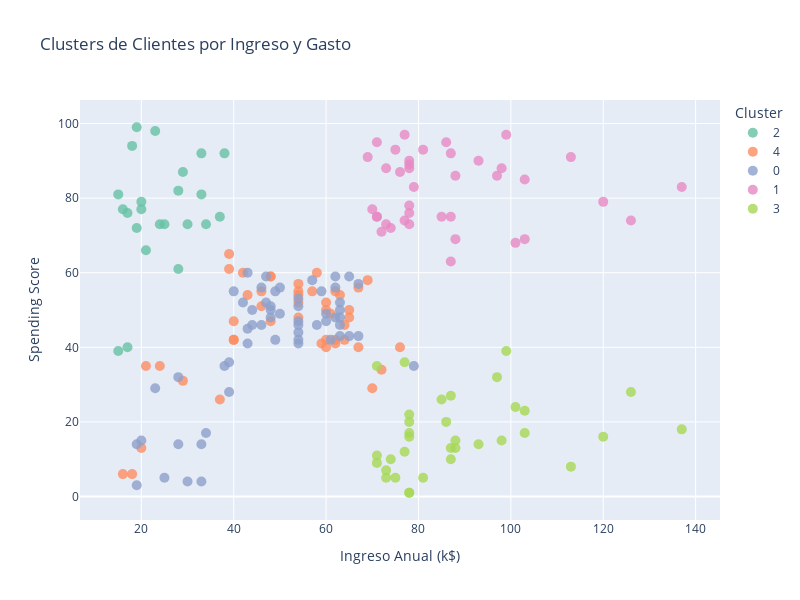

The cell this chart's notebook holds for it:
### Code cell
# modelo K-means con el número óptimo de clusters

kmeans = KMeans(n_clusters=optimal_k, init='k-means++', random_state=42, n_init=10)
clust_df['Cluster'] = kmeans.fit_predict(X_scaled)


clust_df['Cluster'] = clust_df['Cluster'].astype(str)

fig = px.scatter(
    clust_df,
    x="Annual Income (k$)",
    y="Spending Score (1-100)",
    color="Cluster",
    color_discrete_sequence=px.colors.qualitative.Set2,  # Paleta de colores únicos
    title="Clusters de Clientes por Ingreso y Gasto"
)

fig.update_traces(marker=dict(size=10, opacity=0.8))
fig.update_layout(
    width=800,
    height=600,
    xaxis_title="Ingreso Anual (k$)",
    yaxis_title="Spending Score",
    legend_title="Cluster"
)
fig.show()

# 8. Estadísticas descriptivas por cluster en formato tabla
cluster_stats = clust_df.groupby('Cluster').agg({
    'Annual Income (k$)': ['mean', 'min', 'max', 'count'],
    'Spending Score (1-100)': ['mean', 'min', 'max'],
    'Gasto_Relativo': ['mean', 'min', 'max']
}).round(2)

# Reinicia el índice para que 'Cluster' sea una columna
cluster_stats_reset = cluster_stats.reset_index()

print("\nEstadísticas por Cluster:")
print(tabulate(cluster_stats_reset, headers='keys', tablefmt='fancy_grid', showindex=False))

### Figure 1 — Plotly figure (JSON) as saved in the notebook; plotly's stock layout.template omitted (floating-point values rounded to 4 significant figures)
{"data": [{"hovertemplate": "Cluster=2<br>Annual Income (k$)=%{x}<br>Spending Score (1-100)=%{y}<extra></extra>", "legendgroup": "2", "marker": {"color": "rgb(102,194,165)", "opacity": 0.8, "size": 10, "symbol": "circle"}, "mode": "markers", "name": "2", "orientation": "v", "showlegend": true, "type": "scatter", "x": [15, 15, 16, 17, 17, 18, 19, 19, 20, 20, 21, 23, 24, 25, 28, 28, 29, 30, 33, 33, 34, 37, 38], "xaxis": "x", "y": [39, 81, 77, 40, 76, 94, 72, 99, 77, 79, 66, 98, 73, 73, 82, 61, 87, 73, 92, 81, 73, 75, 92], "yaxis": "y"}, {"hovertemplate": "Cluster=4<br>Annual Income (k$)=%{x}<br>Spending Score (1-100)=%{y}<extra></extra>", "legendgroup": "4", "marker": {"color": "rgb(252,141,98)", "opacity": 0.8, "size": 10, "symbol": "circle"}, "mode": "markers", "name": "4", "orientation": "v", "showlegend": true, "type": "scatter", "x": [16, 18, 20, 21, 24, 29, 37, 39, 39, 40, 40, 40, 42, 43, 46, 46, 48, 48, 48, 54, 54, 54, 54, 54, 57, 58, 59, 60, 60, 60, 60, 61, 62, 62, 62, 63, 64, 64, 65, 65, 67, 67, 69, 70, 72, 76], "xaxis": "x", "y": [6, 6, 13, 35, 35, 31, 26, 61, 65, 47, 42, 42, 60, 54, 51, 55, 59, 59, 47, 54, 48, 52, 55, 57, 55, 60, 41, 40, 42, 52, 50, 49, 41, 55, 42, 54, 42, 46, 48, 50, 56, 40, 58, 29, 34, 40], "yaxis": "y"}, {"hovertemplate": "Cluster=0<br>Annual Income (k$)=%{x}<br>Spending Score (1-100)=%{y}<extra></extra>", "legendgroup": "0", "marker": {"color": "rgb(141,160,203)", "opacity": 0.8, "size": 10, "symbol": "circle"}, "mode": "markers", "name": "0", "orientation": "v", "showlegend": true, "type": "scatter", "x": [19, 19, 20, 23, 25, 28, 28, 30, 33, 33, 34, 38, 39, 39, 40, 42, 43, 43, 43, 44, 44, 46, 46, 47, 47, 48, 48, 48, 49, 49, 50, 50, 54, 54, 54, 54, 54, 54, 54, 57, 58, 59, 60, 60, 61, 62, 62, 62, 63, 63, 63, 63, 63, 65, 65, 67, 67, 79], "xaxis": "x", "y": [3, 14, 15, 29, 5, 14, 32, 4, 4, 14, 17, 35, 36, 28, 55, 52, 60, 45, 41, 50, 46, 46, 56, 52, 59, 51, 50, 48, 55, 42, 49, 56, 47, 53, 42, 51, 41, 44, 46, 58, 46, 55, 49, 47, 42, 48, 59, 56, 50, 46, 43, 48, 52, 43, 59, 43, 57, 35], "yaxis": "y"}, {"hovertemplate": "Cluster=1<br>Annual Income (k$)=%{x}<br>Spending Score (1-100)=%{y}<extra></extra>", "legendgroup": "1", "marker": {"color": "rgb(231,138,195)", "opacity": 0.8, "size": 10, "symbol": "circle"}, "mode": "markers", "name": "1", "orientation": "v", "showlegend": true, "type": "scatter", "x": [69, 70, 71, 71, 71, 72, 73, 73, 74, 75, 76, 77, 77, 78, 78, 78, 78, 78, 78, 79, 81, 85, 86, 87, 87, 87, 88, 88, 93, 97, 98, 99, 101, 103, 103, 113, 120, 126, 137], "xaxis": "x", "y": [91, 77, 95, 75, 75, 71, 88, 73, 72, 93, 87, 97, 74, 90, 88, 76, 89, 78, 73, 83, 93, 75, 95, 63, 75, 92, 86, 69, 90, 86, 88, 97, 68, 85, 69, 91, 79, 74, 83], "yaxis": "y"}, {"hovertemplate": "Cluster=3<br>Annual Income (k$)=%{x}<br>Spending Score (1-100)=%{y}<extra></extra>", "legendgroup": "3", "marker": {"color": "rgb(166,216,84)", "opacity": 0.8, "size": 10, "symbol": "circle"}, "mode": "markers", "name": "3", "orientation": "v", "showlegend": true, "type": "scatter", "x": [71, 71, 71, 73, 73, 74, 75, 77, 77, 78, 78, 78, 78, 78, 78, 81, 85, 86, 87, 87, 87, 88, 88, 93, 97, 98, 99, 101, 103, 103, 113, 120, 126, 137], "xaxis": "x", "y": [35, 11, 9, 5, 7, 10, 5, 12, 36, 22, 17, 20, 16, 1, 1, 5, 26, 20, 27, 13, 10, 13, 15, 14, 32, 15, 39, 24, 17, 23, 8, 16, 28, 18], "yaxis": "y"}], "layout": {"height": 600, "legend": {"title": {"text": "Cluster"}, "tracegroupgap": 0}, "title": {"text": "Clusters de Clientes por Ingreso y Gasto"}, "width": 800, "xaxis": {"anchor": "y", "domain": [0, 1], "title": {"text": "Ingreso Anual (k$)"}}, "yaxis": {"anchor": "x", "domain": [0, 1], "title": {"text": "Spending Score"}}}}
